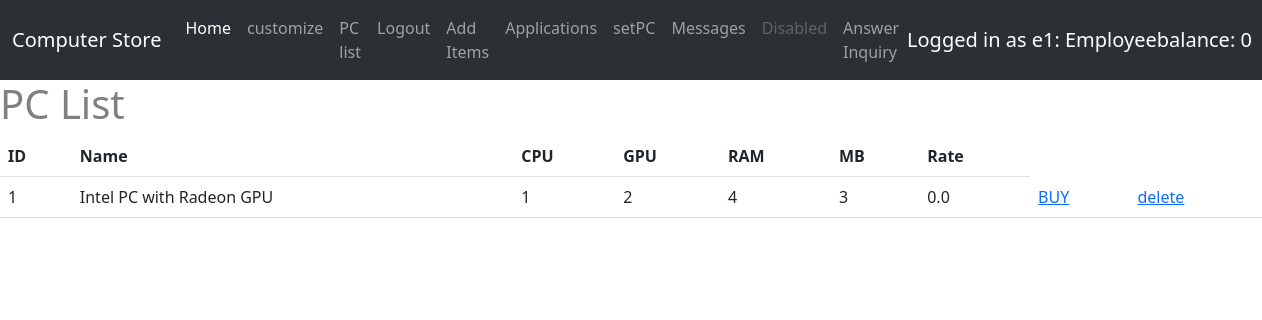
Screenshot of /prebulid (signed in) with the database file from the repository.
### ltt/models.py (models this page shows, shortened)
class User(db.Model,UserMixin):
    __tablename__ = 'User'
    id = db.Column(db.Integer, primary_key = True)
    username = db.Column(db.String(120),default = None )
    password = db.Column(db.String(120),default = None)
    balance = db.Column(db.Integer(),default=0)
    userType = db.Column(db.String(120),default = "Visitor")
    status = db.Column(db.String(120),default = "Valid")
    compliments = db.Column(db.Integer,default = 0)
    warnings = db.Column(db.Integer,default=0)

class PC(db.Model):
    id = db.Column(db.Integer, primary_key = True)
    PCname = db.Column(db.String(120))
    cpu = db.Column(db.Integer, db.ForeignKey('item.id'))
    gpu = db.Column(db.Integer, db.ForeignKey('item.id'))
    ram = db.Column(db.Integer, db.ForeignKey('item.id'))
    MB = db.Column(db.Integer, db.ForeignKey('item.id'))
    creator_id = db.Column(db.Integer,db.ForeignKey('User.id'))
    rate_count = db.Column(db.Integer, default = 0)
    rate_acc = db.Column(db.Integer,default = 0)

### ltt/view.py (the view)
@view.route('/prebulid')
def prebulid():
    pc = PC.query.all()
    return render_template("prebulid.html", pc = pc)

### ltt/models.py (called while the page is built)
@login_manager.user_loader
def load_user(user_id):
    return User.query.get(int(user_id))

### ltt/templates/prebulid.html (shortened to what this page needs)
{% extends "base.html" %}
{% block contend %}
<h1>PC List</h1>
<table class = "table table-hover">
    <thead>
        <tr>
            <th scope="col"> ID</th>
            <th scope="col"> Name</th>
            <th scope="col">CPU </th>
            <th scope="col"> GPU</th>
            <th scope="col">RAM </th>
            <th scope="col">MB </th>
            <th scope="col">Rate </th>
        </tr>
    </thead>
    <tbody>
        {% for p in pc %}
        <tr>
            <td>{{p.id}}</td>
            <td>{{p.PCname}}</td>
            <td>{{p.cpu}}</td>
            <td>{{p.gpu}}</td>
            <td>{{p.ram}}</td>
            <td>{{p.MB}}</td>
            {% if p.rate_count == 0   %}
            <td>0.0</td>
            {% else %}
            {% set rate = p.rate_acc/p.rate_count %}
            <td>{{rate}}</td>
            {% endif %}
            <td><a href="/buy/{{p.id}}">BUY</a></td>
            <td><a href="/deletepc/{{p.id}}">delete</a></td>
        </tr>
        {% endfor %}
    </tbody>
</table>
{% endblock %}

### ltt/templates/base.html (shortened to what this page needs)
<!DOCTYPE html>
<html>
    <head>
        <link href="https://cdn.jsdelivr.net/npm/bootstrap@5.3.0-alpha3/dist/css/bootstrap.min.css" rel="stylesheet">
        <link rel="stylesheet" type="text/css" href="{{ url_for('static', filename='main.css') }}">
    </head>
    <body>
        <nav class="navbar navbar-expand-lg bg-body-tertiary bg-dark"  data-bs-theme="dark">
            <div class="container-fluid">
              <a class="navbar-brand" href="#">Computer Store</a>
              <div class="collapse navbar-collapse" id="navbarNavAltMarkup">
                <div class="navbar-nav">
                  <a class="nav-link active" aria-current="page" href="/home">Home</a>
                  <a class="nav-link" href="/customize">customize</a>
                  <a class="nav-link" href="/prebulid">PC list</a>
                  {%if current_user.is_active%}
                    <a class="nav-link" href="/logout">Logout</a>
                  {%endif%}
                  {%if current_user.userType == "Employee"%}
                    <a class="nav-link" href = /additem>Add Items</a>
                    <a class="nav-link" href = /applications>Applications</a>
                    <a class="nav-link" href = /setPC>setPC</a>
                  {%endif%}
                  {%if current_user.userType == "Employee"%}
                  <a class="nav-link" href = /messages>Messages</a>
                  {%endif%}
                  <a class="nav-link disabled">Disabled</a>
                  {%if current_user.userType == "Employee"%}
                  <a class="nav-link" href = /inquiry>Answer Inquiry</a>
                  {%endif%}
                </div>
              </div>
              {%if current_user.is_active%}
                <a class="navbar-brand"> {%print "Logged in as "%}{% print current_user.username ,": ", current_user.userType , "balance: ",current_user.balance %} </a>
              {%endif%}
            </div>
        </nav>
        {% block contend %}
        {%endblock%}
    </body>
</html>

### ltt/static/main.css (style rules this page uses)
* { box-sizing: border-box; }
body { color: grey; }

### rows the page displays
User: username "e1 Employee 0"
PC: id "1", PCname "Intel PC with Radeon GPU", cpu "1", gpu "2", ram "4", MB "3", rate_count "0.0"

### other values shown
{{ print "Logged in as " }} "Logged in as"
